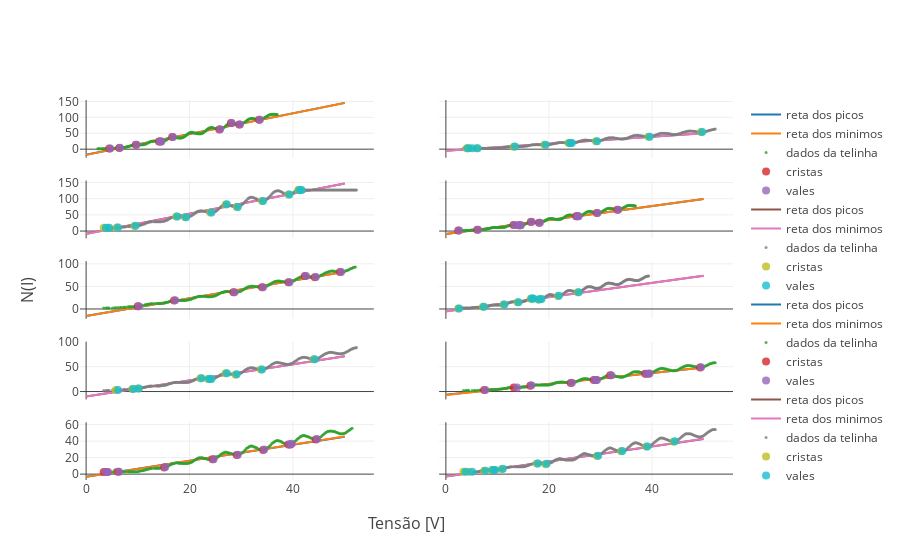

Notebook code cell kept with this figure:
### Markdown cell above
## Plot com todos

### Code cell
from plotly.subplots import make_subplots
fig=make_subplots(rows=5, cols=2, shared_xaxes=True,shared_yaxes=True, x_title="Tensão [V]", y_title="N(I)")
row=1
col=1
for name in medida_numero:
    #print(name)
    data = pd.read_csv('/home/hbueno/IFUSP/Lab 5/Experimento 1 - Franck Hertz/Dados/' + name, sep=';')
    data = data.sort_values(data.columns[0])
    if (data.iloc[-3].name == 'Canal 3 = 0.4800V'):
        data = data[data.iloc[:, 2] > 0]
        data = data[data.iloc[:, 2] < 10]
    else:
        data = data[data.iloc[:, 2] > 0]
        data = data[data.iloc[:, 2] < 15]
    x = data['V(canais)'].values
    y = data['V(calib)'].values
    vec_max,vec_min,tensao_max, tensao_min = acha_as_retas(x, y)
    add_reta(fig, tensao_max, vec_max, 'reta dos picos')
    add_reta(fig, tensao_min, vec_min, 'reta dos minimos')
    trace1 = go.Scatter(
        x=x, y=y, name='dados da telinha', mode='markers', marker=dict(size=3, opacity=0.8)
    )
    trace2 = go.Scatter(
        x=tensao_max, y=vec_max, mode='markers', marker=dict(size=8, opacity=0.8), name='cristas'
    )
    trace3 = go.Scatter(
        x=tensao_min, y=vec_min, mode='markers', marker=dict(size=8, opacity=0.8), name='vales'
    )
    fig.append_trace(trace1, row=row, col=col)
    fig.append_trace(trace2, row=row, col=col)
    fig.append_trace(trace3, row=row, col=col)
    row += 1
    if(row>5):
        row = 1
        col = 2

fig.show(filename='Experimento de Franck Hertz',title="Experimento de Franck Hertz")

### Figure 1 — Plotly figure (JSON) as saved in the notebook; plotly's stock layout.template omitted (floating-point values rounded to 4 significant figures; data arrays with more than 128 entries replaced by an {"elided": "..."} marker saying what was removed)
{"data": [{"mode": "lines", "name": "reta dos picos", "type": "scatter", "uid": "9965295b-9cb7-44fb-99ca-abb037f756d5", "x": {"elided": "200 float values"}, "xaxis": "x", "y": {"elided": "200 float values"}, "yaxis": "y"}, {"mode": "lines", "name": "reta dos minimos", "type": "scatter", "uid": "360c4e7a-fefa-405e-8a7d-1fb42bba6329", "x": {"elided": "200 float values"}, "xaxis": "x", "y": {"elided": "200 float values"}, "yaxis": "y"}, {"marker": {"opacity": 0.8, "size": 3}, "mode": "markers", "name": "dados da telinha", "type": "scatter", "uid": "9f07daf5-4065-41a1-86b0-4a2464b0a54e", "x": {"elided": "216 float values"}, "xaxis": "x", "y": {"elided": "216 float values"}, "yaxis": "y"}, {"marker": {"opacity": 0.8, "size": 8}, "mode": "markers", "name": "cristas", "type": "scatter", "uid": "b10d658a-5180-4b66-90eb-341489d7cbf3", "x": [4.48, 6.4, 9.6, 14.08, 14.4, 16.64, 25.76, 28, 29.6, 33.44], "xaxis": "x", "y": [1.906, 3.968, 13.78, 24, 24, 37.93, 62, 81.96, 77.06, 92.12], "yaxis": "y"}, {"marker": {"opacity": 0.8, "size": 8}, "mode": "markers", "name": "vales", "type": "scatter", "uid": "6374317b-201e-4a2f-b5ce-699cec0ab9a3", "x": [4.64, 6.56, 9.76, 14.24, 14.56, 16.8, 25.92, 28.16, 29.76, 33.6], "xaxis": "x", "y": [2, 4.125, 14, 24.06, 24.03, 38, 62.22, 81.97, 77.13, 92.34], "yaxis": "y"}, {"mode": "lines", "name": "reta dos picos", "type": "scatter", "uid": "6dffa15b-5f04-498d-b01f-7badeec556a4", "x": {"elided": "200 float values"}, "xaxis": "x3", "y": {"elided": "200 float values"}, "yaxis": "y3"}, {"mode": "lines", "name": "reta dos minimos", "type": "scatter", "uid": "a5eedeb4-1b20-4825-adb3-9543e33cf257", "x": {"elided": "200 float values"}, "xaxis": "x3", "y": {"elided": "200 float values"}, "yaxis": "y3"}, {"marker": {"opacity": 0.8, "size": 3}, "mode": "markers", "name": "dados da telinha", "type": "scatter", "uid": "4b615b3f-a728-462f-b739-d7be63ac17a3", "x": {"elided": "225 float values"}, "xaxis": "x3", "y": {"elided": "225 float values"}, "yaxis": "y3"}, {"marker": {"opacity": 0.8, "size": 8}, "mode": "markers", "name": "cristas", "type": "scatter", "uid": "59beb0cd-7d3b-4636-9008-b1b606ea5ae9", "x": [3.401, 4.251, 5.952, 9.353, 17.43, 19.13, 24.02, 27.0, 29.12, 34.01, 39.11, 41.02, 41.45], "xaxis": "x3", "y": [10.03, 10.14, 11, 15.81, 45.28, 42.84, 57, 82.48, 74.11, 93.14, 113.0, 126.9, 126.9], "yaxis": "y3"}, {"marker": {"opacity": 0.8, "size": 8}, "mode": "markers", "name": "vales", "type": "scatter", "uid": "5c8483a0-3db7-4680-8571-4f7036394542", "x": [3.826, 4.464, 6.164, 9.565, 17.64, 19.34, 24.23, 27.21, 29.33, 34.22, 39.32, 41.24, 41.66], "xaxis": "x3", "y": [10.14, 10.38, 11.14, 16.22, 45.3, 42.89, 57.08, 82.56, 74.48, 93.18, 113.2, 127, 127], "yaxis": "y3"}, {"mode": "lines", "name": "reta dos picos", "type": "scatter", "uid": "2d8a8584-3d62-4c88-b516-574d85aa76a5", "x": {"elided": "200 float values"}, "xaxis": "x5", "y": {"elided": "200 float values"}, "yaxis": "y5"}, {"mode": "lines", "name": "reta dos minimos", "type": "scatter", "uid": "608ffb1e-2dd3-4dc4-91ba-e784c8cd8925", "x": {"elided": "200 float values"}, "xaxis": "x5", "y": {"elided": "200 float values"}, "yaxis": "y5"}, {"marker": {"opacity": 0.8, "size": 3}, "mode": "markers", "name": "dados da telinha", "type": "scatter", "uid": "6f5b9e59-f1f2-4d90-aa2f-dff7f70258c6", "x": {"elided": "219 float values"}, "xaxis": "x5", "y": {"elided": "219 float values"}, "yaxis": "y5"}, {"marker": {"opacity": 0.8, "size": 8}, "mode": "markers", "name": "cristas", "type": "scatter", "uid": "8acf27ef-2772-4a6d-b39b-ece1c8c07053", "x": [9.991, 17.0, 28.48, 34.01, 39.11, 42.3, 44.21, 49.1], "xaxis": "x5", "y": [5.9, 18.9, 37, 48, 59, 72.96, 70.54, 82], "yaxis": "y5"}, {"marker": {"opacity": 0.8, "size": 8}, "mode": "markers", "name": "vales", "type": "scatter", "uid": "7f624d9b-befa-4fef-94f6-2bda9926f8b6", "x": [10.2, 17.22, 28.7, 34.22, 39.32, 42.51, 44.43, 49.31], "xaxis": "x5", "y": [6.278, 19.44, 37.04, 48.06, 59.15, 73, 70.9, 82.03], "yaxis": "y5"}, {"mode": "lines", "name": "reta dos picos", "type": "scatter", "uid": "e92e0ede-1458-4b54-851f-325dba328f08", "x": {"elided": "200 float values"}, "xaxis": "x7", "y": {"elided": "200 float values"}, "yaxis": "y7"}, {"mode": "lines", "name": "reta dos minimos", "type": "scatter", "uid": "d080ff75-f64f-4ee0-b171-8512d09fad61", "x": {"elided": "200 float values"}, "xaxis": "x7", "y": {"elided": "200 float values"}, "yaxis": "y7"}, {"marker": {"opacity": 0.8, "size": 3}, "mode": "markers", "name": "dados da telinha", "type": "scatter", "uid": "491a4184-4fe7-40e3-852b-0e8fcb7e4f69", "x": {"elided": "221 float values"}, "xaxis": "x7", "y": {"elided": "221 float values"}, "yaxis": "y7"}, {"marker": {"opacity": 0.8, "size": 8}, "mode": "markers", "name": "cristas", "type": "scatter", "uid": "e9f3f6e6-a503-464d-bf8d-4877407e8839", "x": [5.739, 8.928, 9.991, 22.11, 23.59, 24.02, 27.0, 28.91, 33.8, 44.0], "xaxis": "x7", "y": [2.913, 4.955, 5.938, 26.94, 25.04, 25, 36.9, 34.04, 44.26, 65.11], "yaxis": "y7"}, {"marker": {"opacity": 0.8, "size": 8}, "mode": "markers", "name": "vales", "type": "scatter", "uid": "63e16982-3368-4831-ad10-4ac481fd9f1e", "x": [6.164, 9.14, 10.2, 22.32, 23.81, 24.23, 27.21, 29.12, 34.01, 44.21], "xaxis": "x7", "y": [3, 5.304, 6.148, 27, 25.1, 25.36, 36.97, 34.67, 44.42, 65.17], "yaxis": "y7"}, {"mode": "lines", "name": "reta dos picos", "type": "scatter", "uid": "98437cc0-aad7-4ba6-8055-0cbd0f42961e", "x": {"elided": "200 float values"}, "xaxis": "x9", "y": {"elided": "200 float values"}, "yaxis": "y9"}, {"mode": "lines", "name": "reta dos minimos", "type": "scatter", "uid": "1a642569-8b70-4143-afe0-033a9c9cf5a8", "x": {"elided": "200 float values"}, "xaxis": "x9", "y": {"elided": "200 float values"}, "yaxis": "y9"}, {"marker": {"opacity": 0.8, "size": 3}, "mode": "markers", "name": "dados da telinha", "type": "scatter", "uid": "ef4fa785-cbfa-4dbc-87b2-8c227367c5ce", "x": {"elided": "221 float values"}, "xaxis": "x9", "y": {"elided": "221 float values"}, "yaxis": "y9"}, {"marker": {"opacity": 0.8, "size": 8}, "mode": "markers", "name": "cristas", "type": "scatter", "uid": "9b4edc54-0c48-4909-af78-c15202349b8b", "x": [3.401, 4.039, 6.164, 15.09, 24.44, 29.12, 34.22, 39.11, 39.54, 44.43], "xaxis": "x9", "y": [2.44, 2.667, 2.97, 7.969, 18.03, 23.09, 29.3, 36, 36, 42.09], "yaxis": "y9"}, {"marker": {"opacity": 0.8, "size": 8}, "mode": "markers", "name": "vales", "type": "scatter", "uid": "bcf12da1-30be-43c2-8b23-f3678ee7ae8b", "x": [3.826, 4.251, 6.377, 15.3, 24.66, 29.33, 34.44, 39.32, 39.75, 44.64], "xaxis": "x9", "y": [2.722, 2.682, 3, 8.591, 18.04, 23.44, 29.93, 36.07, 36.69, 42.65], "yaxis": "y9"}, {"mode": "lines", "name": "reta dos picos", "type": "scatter", "uid": "0c2d54be-e9cd-4967-bbe7-825cba2a5094", "x": {"elided": "200 float values"}, "xaxis": "x2", "y": {"elided": "200 float values"}, "yaxis": "y2"}, {"mode": "lines", "name": "reta dos minimos", "type": "scatter", "uid": "4cf6219d-c2b4-428d-a92b-f81ee93ce712", "x": {"elided": "200 float values"}, "xaxis": "x2", "y": {"elided": "200 float values"}, "yaxis": "y2"}, {"marker": {"opacity": 0.8, "size": 3}, "mode": "markers", "name": "dados da telinha", "type": "scatter", "uid": "762c7106-7e3f-4b11-95a6-ad5d830c7c0d", "x": {"elided": "224 float values"}, "xaxis": "x2", "y": {"elided": "224 float values"}, "yaxis": "y2"}, {"marker": {"opacity": 0.8, "size": 8}, "mode": "markers", "name": "cristas", "type": "scatter", "uid": "7d36d938-f818-494f-aa0d-0f9aeadc3d31", "x": [4.039, 4.464, 5.952, 13.18, 19.13, 23.81, 24.23, 29.12, 39.32, 49.53], "xaxis": "x2", "y": [2.476, 2.68, 2.871, 7.852, 13.54, 19.03, 19, 25.03, 39, 53.95], "yaxis": "y2"}, {"marker": {"opacity": 0.8, "size": 8}, "mode": "markers", "name": "vales", "type": "scatter", "uid": "08c3321d-6b03-4dec-b8b2-d1d7951254c5", "x": [4.251, 5.101, 6.164, 13.39, 19.34, 24.02, 24.44, 29.33, 39.54, 49.74], "xaxis": "x2", "y": [2.739, 2.8, 2.929, 8, 13.65, 19.04, 19.04, 25.14, 39.16, 54], "yaxis": "y2"}, {"mode": "lines", "name": "reta dos picos", "type": "scatter", "uid": "3d776e59-a353-43f7-94b0-482400248821", "x": {"elided": "200 float values"}, "xaxis": "x4", "y": {"elided": "200 float values"}, "yaxis": "y4"}, {"mode": "lines", "name": "reta dos minimos", "type": "scatter", "uid": "84fb7175-5795-43ba-b4ed-300df9793c48", "x": {"elided": "200 float values"}, "xaxis": "x4", "y": {"elided": "200 float values"}, "yaxis": "y4"}, {"marker": {"opacity": 0.8, "size": 3}, "mode": "markers", "name": "dados da telinha", "type": "scatter", "uid": "1073cf20-0653-4447-8472-4d1ed598df00", "x": {"elided": "214 float values"}, "xaxis": "x4", "y": {"elided": "214 float values"}, "yaxis": "y4"}, {"marker": {"opacity": 0.8, "size": 8}, "mode": "markers", "name": "cristas", "type": "scatter", "uid": "b869a08d-88f3-41df-ab31-396b20ffeb38", "x": [2.4, 6.08, 13.12, 14.08, 14.4, 16.48, 18.08, 25.28, 25.6, 29.28, 33.28], "xaxis": "x4", "y": [1.952, 3.936, 18.87, 18, 18, 27.86, 26, 46.03, 45.84, 56.05, 66.04], "yaxis": "y4"}, {"marker": {"opacity": 0.8, "size": 8}, "mode": "markers", "name": "vales", "type": "scatter", "uid": "969f5481-e8ce-4224-affe-8cb2f0bd578c", "x": [2.56, 6.24, 13.28, 14.24, 14.56, 16.64, 18.24, 25.44, 25.76, 29.44, 33.44], "xaxis": "x4", "y": [1.966, 4.25, 19, 18.06, 18.1, 28.4, 26.06, 46.08, 46, 56.06, 66.09], "yaxis": "y4"}, {"mode": "lines", "name": "reta dos picos", "type": "scatter", "uid": "246e88cf-f82d-4318-92e1-7b16f9bed553", "x": {"elided": "200 float values"}, "xaxis": "x6", "y": {"elided": "200 float values"}, "yaxis": "y6"}, {"mode": "lines", "name": "reta dos minimos", "type": "scatter", "uid": "e54dc0bc-b051-402a-a6e2-b5c70cfb8338", "x": {"elided": "200 float values"}, "xaxis": "x6", "y": {"elided": "200 float values"}, "yaxis": "y6"}, {"marker": {"opacity": 0.8, "size": 3}, "mode": "markers", "name": "dados da telinha", "type": "scatter", "uid": "98684095-dcfe-4602-8114-de8f587cbff2", "x": {"elided": "229 float values"}, "xaxis": "x6", "y": {"elided": "229 float values"}, "yaxis": "y6"}, {"marker": {"opacity": 0.8, "size": 8}, "mode": "markers", "name": "cristas", "type": "scatter", "uid": "a6994c51-6e39-4d3d-b615-7d68bf731641", "x": [2.4, 7.2, 11.2, 13.92, 16.48, 16.8, 17.92, 18.4, 21.76, 25.6], "xaxis": "x6", "y": [1.263, 4.958, 9.926, 15.07, 22.86, 22.88, 21, 21.87, 29, 37], "yaxis": "y6"}, {"marker": {"opacity": 0.8, "size": 8}, "mode": "markers", "name": "vales", "type": "scatter", "uid": "647fcae2-947f-49e5-9263-d7131ef47935", "x": [2.56, 7.36, 11.36, 14.08, 16.64, 16.96, 18.08, 18.56, 21.92, 25.76], "xaxis": "x6", "y": [1.28, 4.974, 10, 15.13, 22.97, 23, 21.03, 22.05, 29.03, 37.31], "yaxis": "y6"}, {"mode": "lines", "name": "reta dos picos", "type": "scatter", "uid": "5493948c-12a3-4e59-a92d-cfabcfe1a21e", "x": {"elided": "200 float values"}, "xaxis": "x8", "y": {"elided": "200 float values"}, "yaxis": "y8"}, {"mode": "lines", "name": "reta dos minimos", "type": "scatter", "uid": "f15f1736-b5f7-4d13-ae06-508a125984d5", "x": {"elided": "200 float values"}, "xaxis": "x8", "y": {"elided": "200 float values"}, "yaxis": "y8"}, {"marker": {"opacity": 0.8, "size": 3}, "mode": "markers", "name": "dados da telinha", "type": "scatter", "uid": "1c52f6e2-fa34-4dcd-b4ad-feeb9a9368f0", "x": {"elided": "221 float values"}, "xaxis": "x8", "y": {"elided": "221 float values"}, "yaxis": "y8"}, {"marker": {"opacity": 0.8, "size": 8}, "mode": "markers", "name": "cristas", "type": "scatter", "uid": "25e2b157-86a7-4f19-bdf3-349656dfd55c", "x": [7.44, 13.18, 16.37, 24.23, 28.7, 29.12, 31.88, 38.69, 39.32, 49.31], "xaxis": "x8", "y": [2.958, 7.976, 11.91, 17, 23.04, 23, 32.97, 36.04, 36, 48.2], "yaxis": "y8"}, {"marker": {"opacity": 0.8, "size": 8}, "mode": "markers", "name": "vales", "type": "scatter", "uid": "5461c237-c18e-43a1-b7c6-cee4850aa7ce", "x": [7.652, 13.82, 16.58, 24.44, 28.91, 29.33, 32.1, 38.9, 39.54, 49.53], "xaxis": "x8", "y": [3, 8, 12.65, 17.57, 23.14, 23.07, 33, 36.04, 36.06, 48.77], "yaxis": "y8"}, {"mode": "lines", "name": "reta dos picos", "type": "scatter", "uid": "42949fed-5bbe-4b7f-ab97-701490c3e1c0", "x": {"elided": "200 float values"}, "xaxis": "x10", "y": {"elided": "200 float values"}, "yaxis": "y10"}, {"mode": "lines", "name": "reta dos minimos", "type": "scatter", "uid": "3c2487f8-da9f-4a69-9cae-270d9fd4f310", "x": {"elided": "200 float values"}, "xaxis": "x10", "y": {"elided": "200 float values"}, "yaxis": "y10"}, {"marker": {"opacity": 0.8, "size": 3}, "mode": "markers", "name": "dados da telinha", "type": "scatter", "uid": "8a729f91-15ca-4fa9-8310-9b7a62dc7343", "x": {"elided": "224 float values"}, "xaxis": "x10", "y": {"elided": "224 float values"}, "yaxis": "y10"}, {"marker": {"opacity": 0.8, "size": 8}, "mode": "markers", "name": "cristas", "type": "scatter", "uid": "714a3900-90e7-4858-9b3f-a18af3279c6a", "x": [3.401, 4.464, 7.44, 8.928, 9.353, 10.84, 17.64, 19.34, 29.33, 34.01, 38.9, 44.21], "xaxis": "x10", "y": [2.957, 2.967, 3.962, 4.962, 4.962, 6, 12.96, 12.05, 22.03, 27.81, 33.56, 39.28], "yaxis": "y10"}, {"marker": {"opacity": 0.8, "size": 8}, "mode": "markers", "name": "vales", "type": "scatter", "uid": "9fa27939-2227-4c7a-bc5a-6acbe4600d7e", "x": [3.826, 5.101, 7.652, 9.14, 9.565, 11.05, 17.86, 19.56, 29.55, 34.22, 39.11, 44.43], "xaxis": "x10", "y": [3, 3, 4.13, 5, 5, 6.409, 13, 12.46, 22.27, 27.96, 33.58, 39.85], "yaxis": "y10"}], "layout": {"annotations": [{"font": {"size": 16}, "showarrow": false, "text": "Tensão [V]", "x": 0.5, "xanchor": "center", "xref": "paper", "y": 0, "yanchor": "top", "yref": "paper", "yshift": -30}, {"font": {"size": 16}, "showarrow": false, "text": "N(I)", "textangle": -90, "x": 0, "xanchor": "right", "xref": "paper", "xshift": -40, "y": 0.5, "yanchor": "middle", "yref": "paper"}], "autosize": true, "xaxis": {"anchor": "y", "autorange": true, "domain": [0, 0.45], "matches": "x9", "range": [-0.6728, 55.48], "showticklabels": false, "type": "linear"}, "xaxis10": {"anchor": "y10", "autorange": true, "domain": [0.55, 1], "range": [-0.7717, 55.48], "type": "linear"}, "xaxis2": {"anchor": "y2", "autorange": true, "domain": [0.55, 1], "matches": "x10", "range": [-0.7717, 55.48], "showticklabels": false, "type": "linear"}, "xaxis3": {"anchor": "y3", "autorange": true, "domain": [0, 0.45], "matches": "x9", "range": [-0.6728, 55.48], "showticklabels": false, "type": "linear"}, "xaxis4": {"anchor": "y4", "autorange": true, "domain": [0.55, 1], "matches": "x10", "range": [-0.7717, 55.48], "showticklabels": false, "type": "linear"}, "xaxis5": {"anchor": "y5", "autorange": true, "domain": [0, 0.45], "matches": "x9", "range": [-0.6728, 55.48], "showticklabels": false, "type": "linear"}, "xaxis6": {"anchor": "y6", "autorange": true, "domain": [0.55, 1], "matches": "x10", "range": [-0.7717, 55.48], "showticklabels": false, "type": "linear"}, "xaxis7": {"anchor": "y7", "autorange": true, "domain": [0, 0.45], "matches": "x9", "range": [-0.6728, 55.48], "showticklabels": false, "type": "linear"}, "xaxis8": {"anchor": "y8", "autorange": true, "domain": [0.55, 1], "matches": "x10", "range": [-0.7717, 55.48], "showticklabels": false, "type": "linear"}, "xaxis9": {"anchor": "y9", "autorange": true, "domain": [0, 0.45], "range": [-0.6728, 55.48], "type": "linear"}, "yaxis": {"anchor": "x", "autorange": true, "domain": [0.848, 1], "range": [-29.76, 154.5], "type": "linear"}, "yaxis10": {"anchor": "x10", "autorange": true, "domain": [0, 0.152], "matches": "y9", "range": [-10.56, 65.1], "showticklabels": false, "type": "linear"}, "yaxis2": {"anchor": "x2", "autorange": true, "domain": [0.848, 1], "matches": "y", "range": [-29.76, 154.5], "showticklabels": false, "type": "linear"}, "yaxis3": {"anchor": "x3", "autorange": true, "domain": [0.636, 0.788], "range": [-20.59, 157.6], "type": "linear"}, "yaxis4": {"anchor": "x4", "autorange": true, "domain": [0.636, 0.788], "matches": "y3", "range": [-20.59, 157.6], "showticklabels": false, "type": "linear"}, "yaxis5": {"anchor": "x5", "autorange": true, "domain": [0.424, 0.576], "range": [-22.12, 109.2], "type": "linear"}, "yaxis6": {"anchor": "x6", "autorange": true, "domain": [0.424, 0.576], "matches": "y5", "range": [-22.12, 109.2], "showticklabels": false, "type": "linear"}, "yaxis7": {"anchor": "x7", "autorange": true, "domain": [0.212, 0.364], "range": [-17.95, 103.4], "type": "linear"}, "yaxis8": {"anchor": "x8", "autorange": true, "domain": [0.212, 0.364], "matches": "y7", "range": [-17.95, 103.4], "showticklabels": false, "type": "linear"}, "yaxis9": {"anchor": "x9", "autorange": true, "domain": [0, 0.152], "range": [-10.56, 65.1], "type": "linear"}}}
